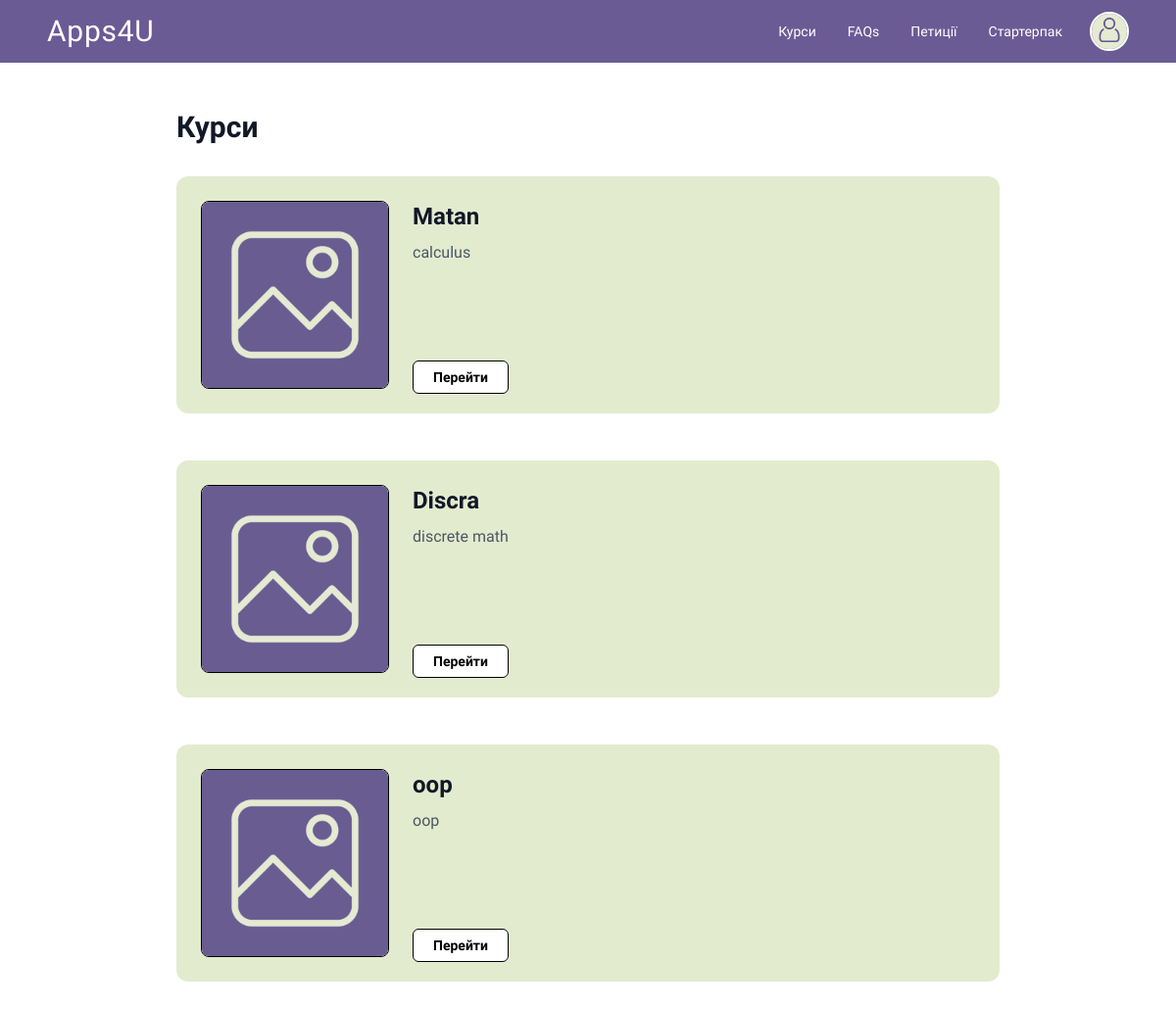
The app's page /сourses/ (signed in) with its own data.
### users/models.py (models this page shows, shortened)
class Profile(models.Model):
    YEAR_CHOICES = [
        (1, 'перший курс'),
        (2, 'другий курс'),
        (3, 'третій курс'),
        (4, 'четвертий курс'),
    ]
    MAJOR_CHOICES = [
        ('CS', "Комп'ютерні Науки"),
        ('RO', 'Робототехніка'),
        ('DA', 'ІТ та Аналітика Рішень'),
    ]
    user = models.OneToOneField(User, on_delete=models.CASCADE)
    about = models.TextField(max_length=500,blank=True)
    icon = models.ImageField(upload_to='profile_pics/', default='profile_pics/default.jpg')
    major = models.CharField(
        max_length=2,
        choices=MAJOR_CHOICES,
        default='NONE'
    )
    year_of_study = models.IntegerField(
        choices=YEAR_CHOICES,
        default=0,
        verbose_name="Current Course Year"
    )

### courses/models.py (models this page shows, shortened)
class Course(models.Model):
    title = models.CharField(max_length=200)
    slug = models.SlugField(unique=True, blank=True)
    course_id = models.CharField(max_length=10, unique=True)
    description = models.TextField(blank=True)
    photo = models.ImageField(upload_to='courses_pics/', default='courses_pics/default.jpg')

### courses/views.py (called while the page is built)
@login_required
def course_list(request):
    courses = Course.objects.all()
    return render(request, 'courses/courses.html', {'courses': courses})

### courses/templates/courses/courses.html (shortened to what this page needs)
{% extends "base.html" %}
{% load static %}
{% block content %}
<main class="flex-grow pt-28 pb-12 px-6 md:px-20 max-w-[1000px] mx-auto w-full">
    <h1 class="text-3xl font-bold mb-8 text-gray-900">Курси</h1>
    <div class="flex flex-col gap-12">
        {% for course in courses %}
        <div class="bg-[#E3EBCF] rounded-xl p-6 flex flex-col sm:flex-row gap-6 border border-transparent hover:border-black transition">
            <div class="w-full sm:w-48 h-48 bg-[#FFFFFF] rounded-lg flex items-center justify-center flex-shrink-0 border border-black overflow-hidden">
                <img src="{{ course.photo.url }}"
                    alt="Course Photo"
                    class="w-full h-full object-cover">
            </div>
            <div class="flex flex-col justify-start w-full">
                <h2 class="text-2xl font-bold text-gray-900 mb-2">{{ course.title }}</h2>
                <p class="text-gray-600 mb-6 text-base leading-relaxed">
                    {{ course.description|default:"Body text for whatever you'd like to say. Add main takeaway points, quotes, anecdotes, or even a very very short story." }}
                </p>
                <div class="mt-auto">
                    <a href="{% url 'course_detail' course.slug %}" class="flex-shrink-0 bg-white border border-black px-5 py-2 rounded-md text-sm font-bold hover:bg-black hover:text-white transition-all cursor-pointer">
                        Перейти
                    </a>
                </div>
            </div>
        </div>
        {% endfor %}
    </div>
</main>
{% endblock %}

### templates/base.html (shortened to what this page needs)
{% load static %}
<!DOCTYPE html>
<html lang="uk">
<head>
    <script src="https://cdn.tailwindcss.com"></script>
</head>
<body class="min-h-screen flex flex-col bg-white">
    <header class="bg-[#6B5B95] text-white h-16 py-2 px-6 md:px-12 flex items-center justify-between fixed top-0 left-0 w-full z-50">
        <div class="text-3xl tracking-wide font-logo flex-shrink-0">
            <a href="{% url 'home' %}">Apps4U</a>
        </div>
        <div class="flex items-center space-x-4">
            <nav class="hidden md:flex space-x-2">
                <a href="{% url 'course_list' %}" class="px-3 py-1.5 text-sm hover:text-gray-200 transition">Курси</a>
                <a href="{% url 'faq_list' %}" class="px-3 py-1.5 text-sm hover:text-gray-200 transition">FAQs</a>
                <a href="{% url 'petition_list' %}" class="px-3 py-1.5 text-sm hover:text-gray-200 transition">Петиції</a>
                <a href="{% url 'starter_pack' %}" class="px-3 py-1.5 text-sm hover:text-gray-200 transition">Стартерпак</a>
            </nav>
            <div class="flex items-center space-x-4">
                <a href="{% url 'profile' %}" class="group flex items-center">
                    <div class="w-10 h-10 rounded-full overflow-hidden border-2 border-white group-hover:border-[#E0E8D0] transition-colors duration-300">
                        <img src="{{ user.profile.icon.url }}"
                            alt="Profile Picture"
                            class="w-full h-full object-cover">
                    </div>
                </a>
            </div>
        </div>
    </header>
    {% block content %}
    {% endblock %}
</body>
</html>

### templates/base.html (style rules this page uses)
body { font-family: 'SN Pro', sans-serif; }
.font-logo { font-family: 'Russo One', sans-serif; }

### records on screen
Course: photo (placeholder picture), title "Matan", description "calculus"
Course: photo (placeholder picture), title "Discra", description "discrete math"
Course: photo (placeholder picture), title "oop", description "oop"
